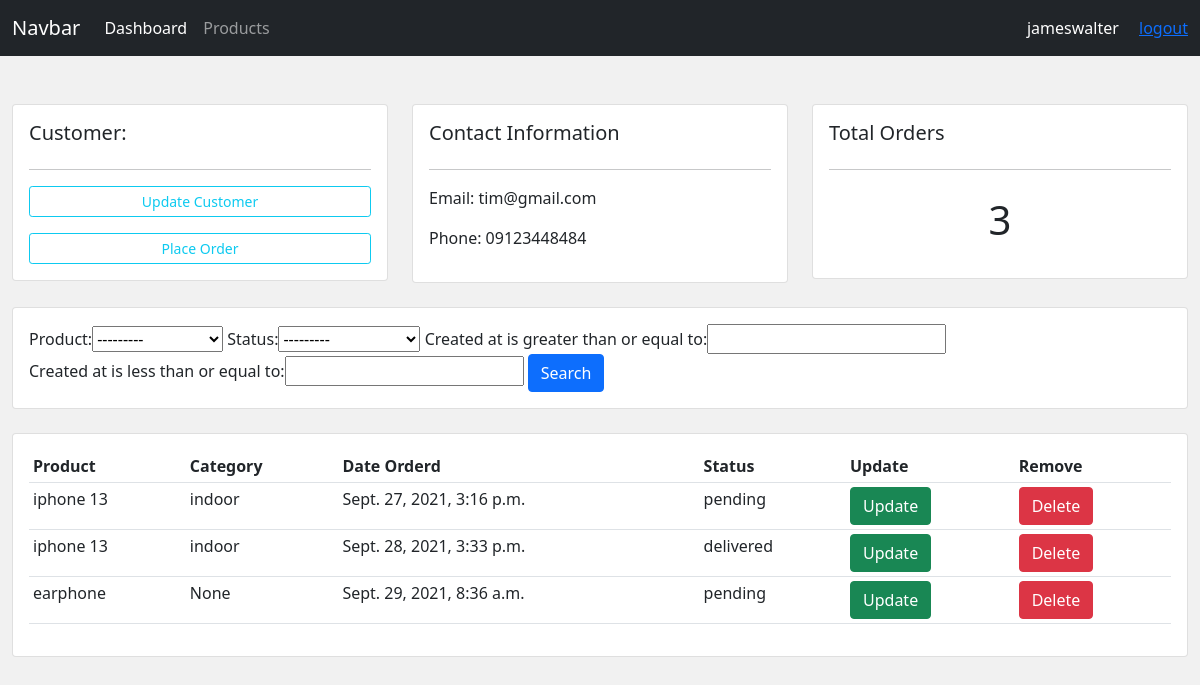
The app's page /customers/1 (signed in) with its own data.
### accounts/models.py (models this page shows, shortened)
class Customer(models.Model):
    user=models.OneToOneField(User,on_delete=CASCADE,null=True)#if data for certain user model get deleted it will delete whole row in customer too
    name=models.CharField(max_length=200,null=True)
    email=models.CharField(max_length=200,null=True)
    phno=models.CharField(max_length=200,null=True)
    created_at=models.DateTimeField(auto_now_add=True)

class Order(models.Model):
    status=(
        ('pending','Pending'),
        ('out for delivery','Out for Delivery'),
        ('delivered','Delievered'),
    )
    customer=models.ForeignKey(Customer,null=True,on_delete=models.SET_NULL)#models.cascade means deleting all related table of customers.SET_NULL means it will onlly set null in related customer table.
    product=models.ForeignKey(Product,null=True,on_delete=models.SET_NULL)
    created_at=models.DateTimeField(auto_now_add=True)
    status=models.CharField(max_length=200,null=True,choices=status)

class Product(models.Model):
    category=(
        ('indoor',"In Door"),
        ('outdoor',"Out Door")
    )
    name=models.CharField(max_length=200,null=True)
    price=models.FloatField(null=True)
    category=models.CharField(max_length=200,null=True,blank=True,choices=category)
    created_at=models.DateTimeField(auto_now_add=True)
    tag=models.ManyToManyField(Tag)
    def __str__(self):
        return self.name

### accounts/decorators.py (the view)
        def wrapper(request,*args,**kwargs):#*args and kwargs are to accept id
            if request.user.groups.first().name in roles:
                return view_fun(request,*args,**kwargs) #ordercreate
            else:
                return HttpResponse('you are not authorized.')

### accounts/views.py (called while the page is built)
@login_required(login_url='/login')
@allowed_roles(roles=['admin'])
def customers(request,id):
    customer=Customer.objects.get(id=id)
    orders=customer.order_set.all()
    order_count=orders.count()
    filterObj=OrderFilter(request.GET,queryset=orders)
    orders=filterObj.qs
    return render(request,'accounts/customers.html',{
        'customer':customer,
        'orders':orders,
        'order_count':order_count,
        'filterObj':filterObj
    })

### accounts/templates/accounts/customers.html
{% extends 'accounts/master.html' %}
{% block content %}
<div class="row">
	<div class="col-md">
		<div class="card card-body">
			<h5>Customer:</h5>
			<hr>
			<a class="btn btn-outline-info  btn-sm btn-block" href="">Update Customer</a>
			<a class="btn btn-outline-info mt-3  btn-sm btn-block" href="{% url 'orders.create' customer.id %}">Place Order</a>
		</div>
	</div>
	<div class="col-md">
		<div class="card card-body">
			<h5>Contact Information</h5>
			<hr>
			<p>Email: {{customer.email}}</p>
			<p>Phone: {{customer.phno}}</p>
		</div>
	</div>
	<div class="col-md">
		<div class="card card-body">
			<h5>Total Orders</h5>
			<hr>
			<h1 style="text-align: center;padding: 10px">{{order_count}}</h1>
		</div>
	</div>
</div>
<br>
<div class="row">
	<div class="col">
		<div class="card card-body">
			<form method="get">
				{{filterObj.form}}
		    <button class="btn btn-primary" type="submit">Search</button>
		  </form>
		</div>
	</div>
</div>
<br>
<div class="row">
	<div class="col-md">
		<div class="card card-body">
			<table class="table table-sm">
				<tr>
					<th>Product</th>
					<th>Category</th>
					<th>Date Orderd</th>
					<th>Status</th>
					<th>Update</th>
					<th>Remove</th>
				</tr>
				{% for order in orders %}
				<tr>
					<td>{{order.product}}</td>
					<td>{{order.product.category}}</td>
					<td>{{order.created_at}}</td>
					<td>{{order.status}}</td>
					<td><a class="btn btn-success" href="{% url 'order.update' order.id %}">Update</a></td>
					<td><a class="btn btn-danger" href="{% url 'order.delete' order.id%}">Delete</a></td>
				</tr>
				{% endfor %}
			</table>
		</div>
	</div>
</div>
{% endblock content %}

### accounts/templates/accounts/components/navbar.html (shortened to what this page needs)
<nav class="navbar navbar-expand-lg navbar-dark bg-dark mb-5" >
    <div class="container-fluid">
        <a class="navbar-brand" href="#">Navbar</a>
        <div class="collapse navbar-collapse" id="navbarNav">
            {% if request.user.is_authenticated %}
            <ul class="navbar-nav">
                <li class="nav-item">
                <a class="nav-link active" aria-current="page" href="{% url 'dashboard' %}">Dashboard</a>
                </li>
                <li class="nav-item">
                <a class="nav-link" href="{% url 'products' %}">Products</a>
                </li>
            </ul>
            {% endif %}
        </div>
        {% if request.user.is_authenticated %}
        <div class="text-white">
            <span class="me-3">{{request.user.username}}</span>
            <a href="{% url 'logout' %}">logout</a>
        </div>
        {% else %}
        <div class="text-white">
            <a href="{% url 'login' %}" class="me-3">login</a>
            <a href="{% url 'register' %}">register</a>
        </div>
        {% endif %}
    </div>
</nav>

### accounts/static/accounts/style.css (style rules this page uses)
body { background-color:#f1f1f1; }

### records on screen
Customer: email "tim@gmail.com", phno "09123448484"
Order: product "iphone 13", product.category "indoor", created_at "Sept. 27, 2021, 3:16 p.m.", status "pending"
Order: product "iphone 13", product.category "indoor", created_at "Sept. 28, 2021, 3:33 p.m.", status "delivered"
Order: product "earphone", product.category "None", created_at "Sept. 29, 2021, 8:36 a.m.", status "pending"

### other values on screen
{{ request.user.username }} "jameswalter"
{{ order_count }} "3"
